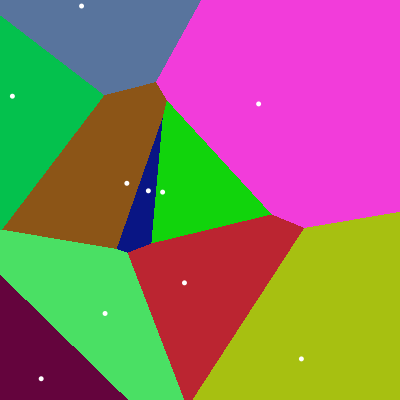
Frame 1 (no input)
Frame 60 (the mouse pressed at the canvas centre just before this capture): identical to frame 1, image omitted
Frame 120 (the mouse held since frame 60 and released just before this capture): identical to frame 1, image omitted

The Processing sketch that drew this single still picture (run headless with seeded random() and noise(); from frame 60 on, the mouse is pressed at the canvas centre):

// Processing sketch: voronoi
// ── voronoi.pde
float[] x = {}; 


float[] y = {}; 


float[] d = {}; 


int[] c = {}; 


void setup() { 


  size(400,400); 


  background(0); 

  for( int i=0; i<10; i++ ) 
  {
      x = append(x,random(400)); 


      y = append(y,random(400)); 


      d = append(d,0); 


      c = append(c,color(random(255),random(255),random(255))); 

  }

} 


  


void draw() { 


  for( int xx=0; xx<width; xx++ ) { 


    for( int yy=0; yy<height; yy++) { 


      int idx = 0; 


      float dd; 


      dd = dist(x[0],y[0],xx,yy); 


      for( int i=1; i<d.length; i++ ) { 


        float d0 = dist(x[i],y[i],xx,yy); 

        if( dd > d0 ) { 

          dd = d0; 

          idx = i; 


        } 


      } 


      set(xx,yy,c[idx]); 


    } 


  } 

  
  noStroke(); 


  for( int i=0; i<x.length; i++ ) { 


    ellipse(x[i],y[i],5,5); 


  } 


} 
